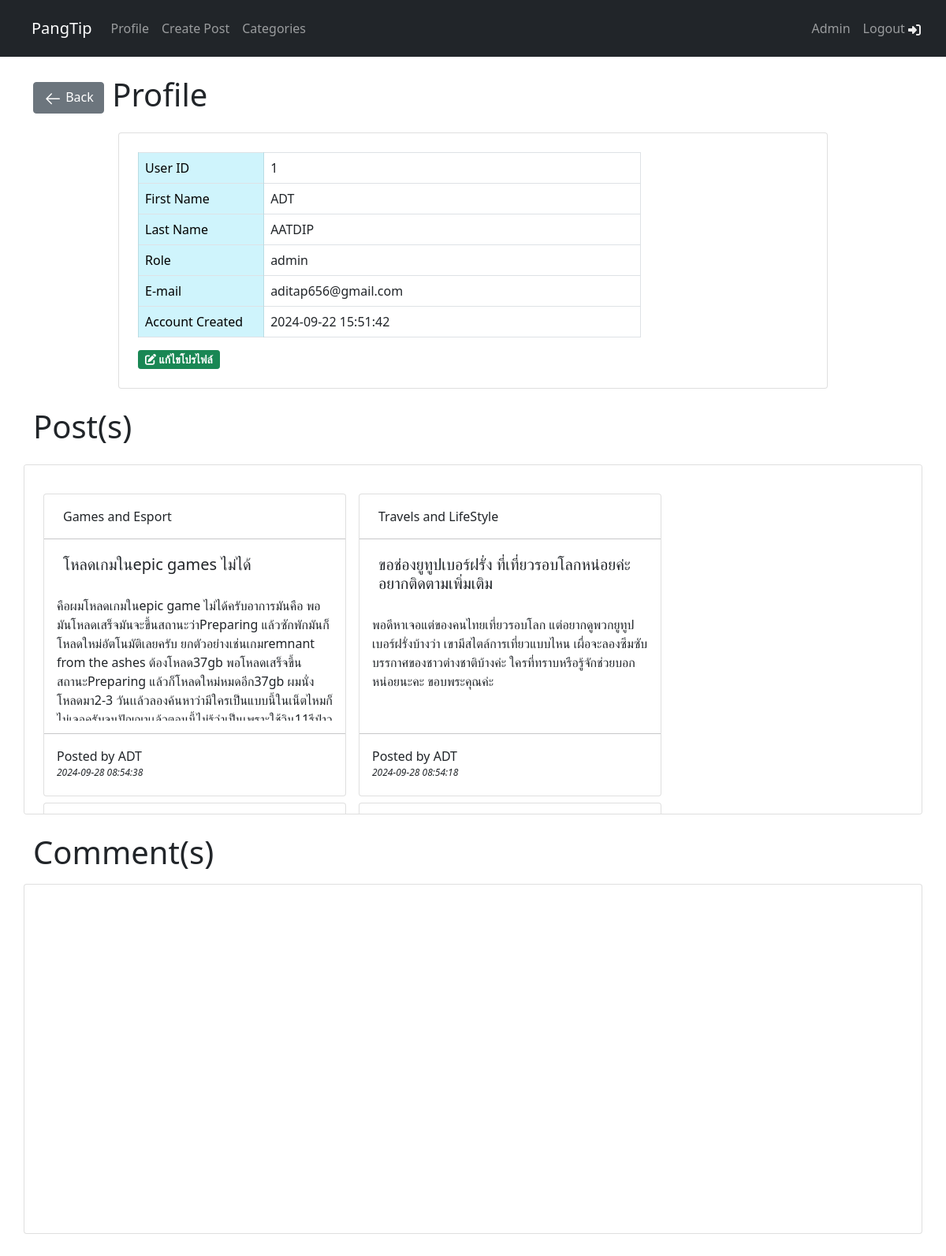
The page /profiles.php (signed in) on the database its author committed.
### tables this page shows
CREATE TABLE `users` (
  `user_id` int NOT NULL,
  `firstname` varchar(255) NOT NULL,
  `lastname` varchar(255) NOT NULL,
  `email` varchar(255) NOT NULL,
  `password` varchar(255) NOT NULL,
  `urole` varchar(255) NOT NULL,
  `created_at` timestamp NOT NULL DEFAULT CURRENT_TIMESTAMP
);

CREATE TABLE `posts` (
  `post_id` int NOT NULL,
  `category_id` int NOT NULL,
  `user_id` int NOT NULL,
  `post_title` varchar(255) NOT NULL,
  `post_content` text NOT NULL,
  `post_time` timestamp NULL DEFAULT CURRENT_TIMESTAMP
);

CREATE TABLE `categories` (
  `category_id` int NOT NULL,
  `cate_name` varchar(255) NOT NULL,
  `cate_description` text
);

### profiles.php (the view, shortened to what this page needs)
<?php
    require 'req/navbar.php';
?>
<!DOCTYPE html>
<html lang="en">
<head>
    <link href="https://cdn.jsdelivr.net/npm/bootstrap@5.0.2/dist/css/bootstrap.min.css" rel="stylesheet">
    <link rel="stylesheet" href="css/style.css">
    <link rel="stylesheet" href="https://cdnjs.cloudflare.com/ajax/libs/font-awesome/6.4.0/css/all.min.css"
 />
</head>
<body>
    <?php
    if(isset($_SESSION['user_login'])){
        $user_id = $_SESSION['user_login'];
    } else if(isset($_SESSION['admin_login'])){
        $user_id = $_SESSION['admin_login'];
    }
        $stmt = $conn->query("SELECT * FROM users WHERE user_id = $user_id");
        $stmt->execute();
        $row = $stmt->fetch(PDO::FETCH_ASSOC);
    ?>
<div class="container mt-4"><h1><a type="button" class="btn btn-Secondary" href="user.php" role="button">
    <svg fill="#ffffff" xmlns="http://www.w3.org/2000/svg" viewBox="0 0 24 24" width="24" height="24"><path d="M10.78 19.03a.75.75 0 0 1-1.06 0l-6.25-6.25a.75.75 0 0 1 0-1.06l6.25-6.25a.749.749 0 0 1 1.275.326.749.749 0 0 1-.215.734L5.81 11.5h14.44a.75.75 0 0 1 0 1.5H5.81l4.97 4.97a.75.75 0 0 1 0 1.06Z"></path></svg> Back
    </a> Profile</h1></div>
<div class="container mt-4 card w-75">
<div class="container mt-4">
    <table class="table table-bordered w-75">
        <tr>
            <td class="table-info w-25">
                User ID
            </td>
            <td>
                <?php echo $row['user_id'] ?>
            </td>
        </tr>
        <tr>
            <td class="table-info w-25">
                First Name
            </td>
            <td>
                <?php echo $row['firstname'] ?>
            </td>
        </tr>
        <tr>
            <td class="table-info">
                Last Name
            </td>
            <td>
                <?php echo $row['lastname'] ?>
            </td>
        </tr>
        <tr>
            <td class="table-info">
                Role
            </td>
            <td>
                <?php echo $row['urole'] ?>
            </td>
        </tr>
        <tr>
            <td class="table-info">
                E-mail
            </td>
            <td>
                <?php echo $row['email'] ?>
            </td>
        </tr>
        <tr>
            <td class="table-info">
                Account Created
            </td>
            <td>
                <?php echo $row['created_at'] ?>
            </td>
        </tr>
    </table>
    <div class="mb-4">
        <td>
        <button type="button" class="btn btn-success btn-sm px-2" data-bs-toggle="modal" data-bs-target="#editModal<?= $row['user_id'] ?>">
            <i class="fa-solid fa-pen-to-square"> แก้ไขโปรไฟล์</i>
        </button>
        </div>
    </div>
</div>
<div class="container mt-4"><h1>Post(s)</h1></div>
<div class="container card mt-4 p-3 overflow-scroll">
    <div class="card-body row" style="height: 410px;">
        <?php
            $stmt = $conn->prepare("SELECT * FROM users INNER JOIN posts ON posts.user_id = users.user_id INNER JOIN categories ON posts.category_id = categories.category_id WHERE posts.user_id = $user_id  ORDER BY posts.post_time DESC;");
            $stmt->execute();
        ?>
        <?php while($row = $stmt->fetch(PDO::FETCH_ASSOC)):?>
            <div class="card-body p-1" style="min-width: 25rem; max-width: 25rem;">
            <a href="postDetail.php?post_id=<?=$row['post_id']?>" class="text-decoration-none text-dark"><div class="card hfx" style="width: 24rem; height: 24rem;">
                    <div class="container mt-3"><?= $row['cate_name'] ?>    </div>
                    <hr>
                    <div class="container mt-1 mb-1"><h5 class="card-title"><?=$row['post_title']?></h5></div>
                    <div class="card-body overflow-auto">
                        <div class="card-text"><?= $row['post_content'] ?></div>
                    </div>
                    <hr>
                    <div class="contain mb-1 ms-3">Posted by <?= $row['firstname']?><p class="fdate"><?=$row['post_time'] ?></p></div>
                </div></a>
            </div>
        <?php endwhile; ?>
        </div>
    </div>
<div class="container mt-4 mb-3"><h1>Comment(s)</h1></div>
<div class="container card mb-5 p-3 overflow-scroll">
    <div class="card-body row" style="height: 410px;">
    </div>
</div>
</body>
</html>

### req/navbar.php (shortened to what this page needs)
    <link href="https://cdn.jsdelivr.net/npm/bootstrap@5.0.2/dist/css/bootstrap.min.css" rel="stylesheet">
<nav id="navbar-scr" class="navbar navbar-expand-md navbar-dark bg-dark p-3">
    <a href="user.php" class="navbar-brand ms-4">PangTip</a>
    <div class="navbar-collapse collapse justify-content-stretch" id="navbar6">
        <ul class="navbar-nav">
            <li class="nav-item active">
                <a class="nav-link" href="profiles.php">Profile</a>
            </li>
            <li class="nav-item">
                <a class="nav-link" href="create.php">Create Post</a>
            </li>
            <li class="nav-item">
                <a class="nav-link" href="categories.php">Categories</a>
            </li>
        </ul>
        <ul class="navbar-nav ml-auto position-absolute end-0 me-4">
            <?php
                if(isset($_SESSION['admin_login'])){
                    echo '<li class="nav-item">
                            <a class="nav-link" href="admin.php">Admin</a>
                            </li>';
                }
            ?>
            <li class="nav-item">
            <a class="nav-link" href="logout.php">Logout </a>
            </li>
        </ul>
    </div>
</nav>

### css/style.css (style rules this page uses)
.hfx { transition: transform 0.2s ease, box-shadow 0.2s ease; }
.fdate { font-size: 12px; font-style: italic; }

### req/navbar.php (style rules this page uses)
.my-svg { width: 16px; height: 16px; }

### rows shown on the page
users: user_id "1", firstname "ADT", lastname "AATDIP", urole "admin", email "aditap656@gmail.com", created_at "2024-09-22 15:51:42"
posts: category.cate_name "Games and Esport", post_title "โหลดเกมในepic games ไม่ได้", post_content "คือผมโหลดเกมในepic game ไม่ได้ครับอาการมันคือ พอมันโหลดเสร็จมันจะขึ้นสถานะว่าPreparing แล้วซักพักมันก็โหลดใหม่อัตโนมัติเลยครับ ยกตัวอย่างเช่นเกมremnant from the ashes ต้องโหลด37gb พอโหลดเสร็จขึ้นสถานะPreparing แล้วก็โหลดใหม่หมดอีก37gb ผมนั่งโหลดมา2-3…", user.firstname "ADT", post_time "2024-09-28 08:54:38"
posts: category.cate_name "Travels and LifeStyle", post_title "ขอช่องยูทูปเบอร์ฝรั่ง ที่เที่ยวรอบโลกหน่อยค่ะ อยากติดตามเพิ่มเติม", post_content "พอดีหาเจอแต่ของคนไทยเที่ยวรอบโลก แต่อยากดูพวกยูทูปเบอร์ฝรั่งบ้างว่า เขามีสไตล์การเที่ยวแบบไหน เผื่อจะลองซึมซับบรรกาศของชาวต่างชาติบ้างค่ะ ใครที่ทราบหรือรู้จักช่วยบอกหน่อยนะคะ ขอบพระคุณค่ะ", user.firstname "ADT", post_time "2024-09-28 08:54:18"
